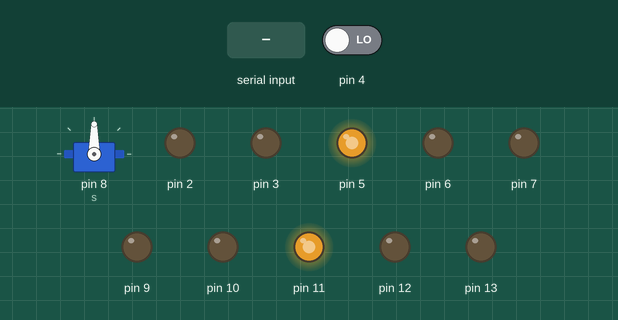
This sketch was run on a simulated Arduino Uno, built with avr-gcc and run on an emulated ATmega328P. On the bench: servo, output pins drawn as LEDs (lit = HIGH). The test bench sets the inputs (shaded band); at power-on: pin 4 LOW.

Above: at 1.2 s.
1.3 s: "1" received over Serial
At 3.0 s:
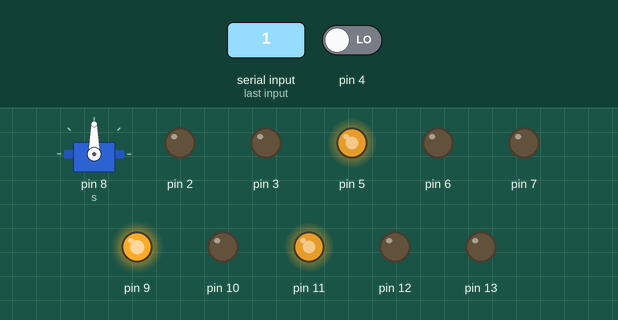
3.3 s: "2" received over Serial
At 3.46 s:
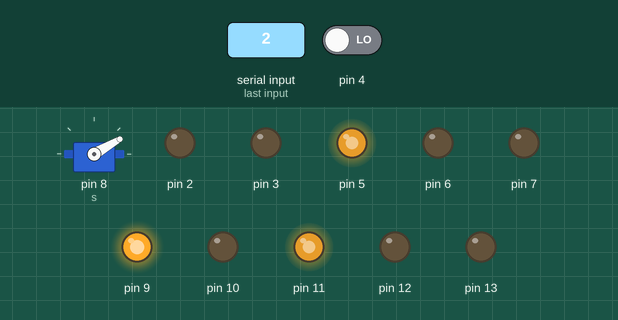
5.1 s: "4" received over Serial
At 5.26 s:
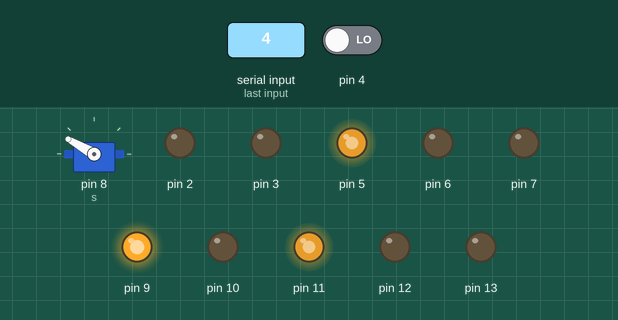
6.9 s: "0" received over Serial
At 7.6 s:
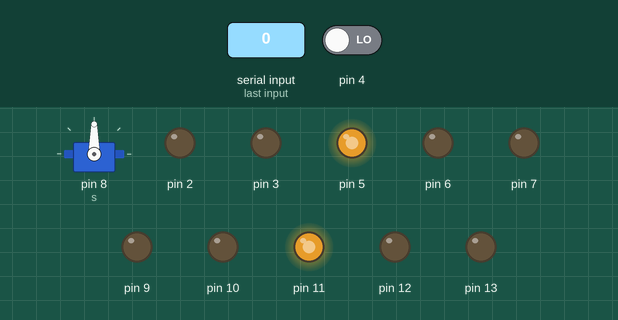
8.4 s: "2" received over Serial
At 8.56 s:
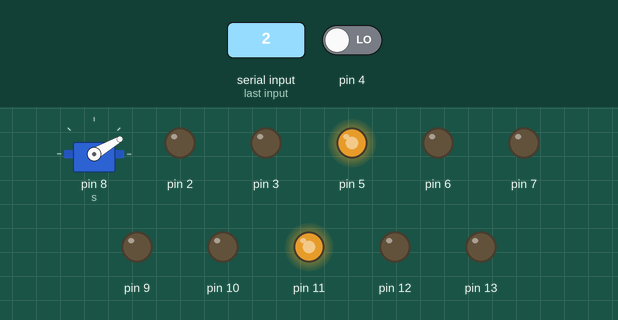
10.2 s: "3" received over Serial
At 10.3 s:
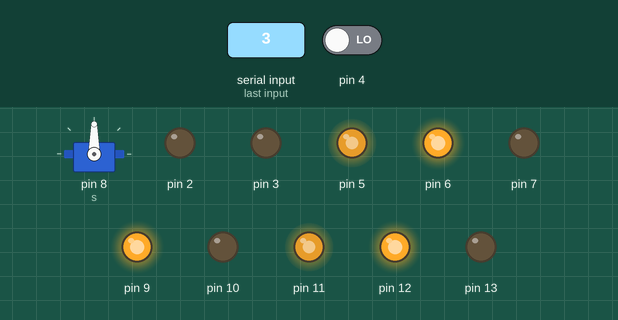
Timing chart, 0 to 12.9 s (numbered marks = the images above; inputs shaded):
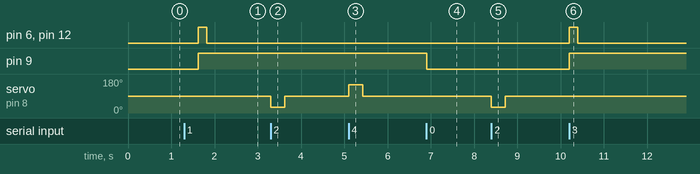

The sketch:

hazeemcar.ino
```cpp
#include <Ultrasonic.h>
Ultrasonic u = Ultrasonic(3,4);
#include <Servo.h>
Servo s = Servo();
void setup() {
  // put your setup code here, to run once:
pinMode(11,OUTPUT);
pinMode(12,OUTPUT);
pinMode(13,OUTPUT);
analogWrite(11,200);

pinMode(5,OUTPUT);
pinMode(6,OUTPUT);
pinMode(7,OUTPUT);
analogWrite(5,200);
s.attach(8);
Serial.begin(9600);
pinMode(10,OUTPUT);
pinMode(9,OUTPUT);
pinMode(2,OUTPUT);
}

void loop() {
  // put your main code here, to run repeatedly:
int x = Serial.read();

if(x == '1'){
  s.write(90);
  int d = u.read();
  delay(300);
  if(d>20){
  digitalWrite(2,HIGH);
  digitalWrite(9,LOW);

  digitalWrite(12,LOW);
  digitalWrite(13,HIGH);
  digitalWrite(6,LOW);
  digitalWrite(7,HIGH);
  delay(500);
  digitalWrite(12,LOW);
  digitalWrite(13,LOW);
  digitalWrite(6,LOW);
  digitalWrite(7,LOW);
    }
    else{
       digitalWrite(9,HIGH);
  digitalWrite(2,LOW);

  digitalWrite(12,HIGH);
  digitalWrite(13,LOW);
  digitalWrite(6,HIGH);
  digitalWrite(7,LOW);
  delay(200);
  digitalWrite(12,LOW);
  digitalWrite(13,LOW);
  digitalWrite(6,LOW);
  digitalWrite(7,LOW);


      }
  }
if(x == '3'){
    digitalWrite(2,LOW);
        digitalWrite(9,HIGH);
  digitalWrite(12,HIGH);
  digitalWrite(13,LOW);
  digitalWrite(6,HIGH);
  digitalWrite(7,LOW);
  delay(200);

  digitalWrite(12,LOW);
  digitalWrite(13,LOW);
  digitalWrite(6,LOW);
  digitalWrite(7,LOW);
  }
if(x == '0'){
    digitalWrite(2,LOW);
     digitalWrite(9,LOW);
   digitalWrite(12,LOW);
  digitalWrite(13,LOW);
  digitalWrite(6,LOW);
  digitalWrite(7,LOW);
  }
if(x == '2'){
     digitalWrite(2,LOW);
  s.write(30);
  delay(300);
  int d = u.read();
  if(d>20){
    digitalWrite(12,LOW);
     digitalWrite(9,LOW);
      digitalWrite(10,HIGH);
  digitalWrite(13,HIGH);
  digitalWrite(6,HIGH);
  digitalWrite(7,LOW);
  delay(200);
  digitalWrite(12,LOW);
  digitalWrite(13,LOW);
  digitalWrite(6,LOW);
  digitalWrite(7,LOW);
    }
     digitalWrite(10,LOW);
    s.write(90);
  }
if(x == '4'){

  s.write(150);
  delay(300);
  int d = u.read();
  if(d>20){
     digitalWrite(2,LOW);
      digitalWrite(9,LOW);
       digitalWrite(10,HIGH);
    digitalWrite(12,HIGH);
  digitalWrite(13,LOW);
  digitalWrite(6,LOW);
  digitalWrite(7,HIGH);
  delay(200);
  digitalWrite(12,LOW);
  digitalWrite(13,LOW);
  digitalWrite(6,LOW);
  digitalWrite(7,LOW);
    }
     digitalWrite(10,LOW);
    s.write(90);
}
}
```

Measured:
- after the input at 1.3 s, pin 6, pin 12: LOW → HIGH after 0.32 s, → LOW 0.20 s later; pin 9: LOW → HIGH after 0.32 s
- after the input at 3.3 s, servo on pin 8 (s): 90° → 30° at once, → 90° 0.32 s later
- after the input at 5.1 s, servo on pin 8 (s): 90° → 150° at once, → 90° 0.32 s later
- after the input at 6.9 s, pin 9: HIGH → LOW at once
- after the input at 8.4 s, servo on pin 8 (s): 90° → 30° at once, → 90° 0.32 s later
- after the input at 10.2 s, pin 6, pin 12: LOW → HIGH at once, → LOW 0.20 s later; pin 9: LOW → HIGH at once
